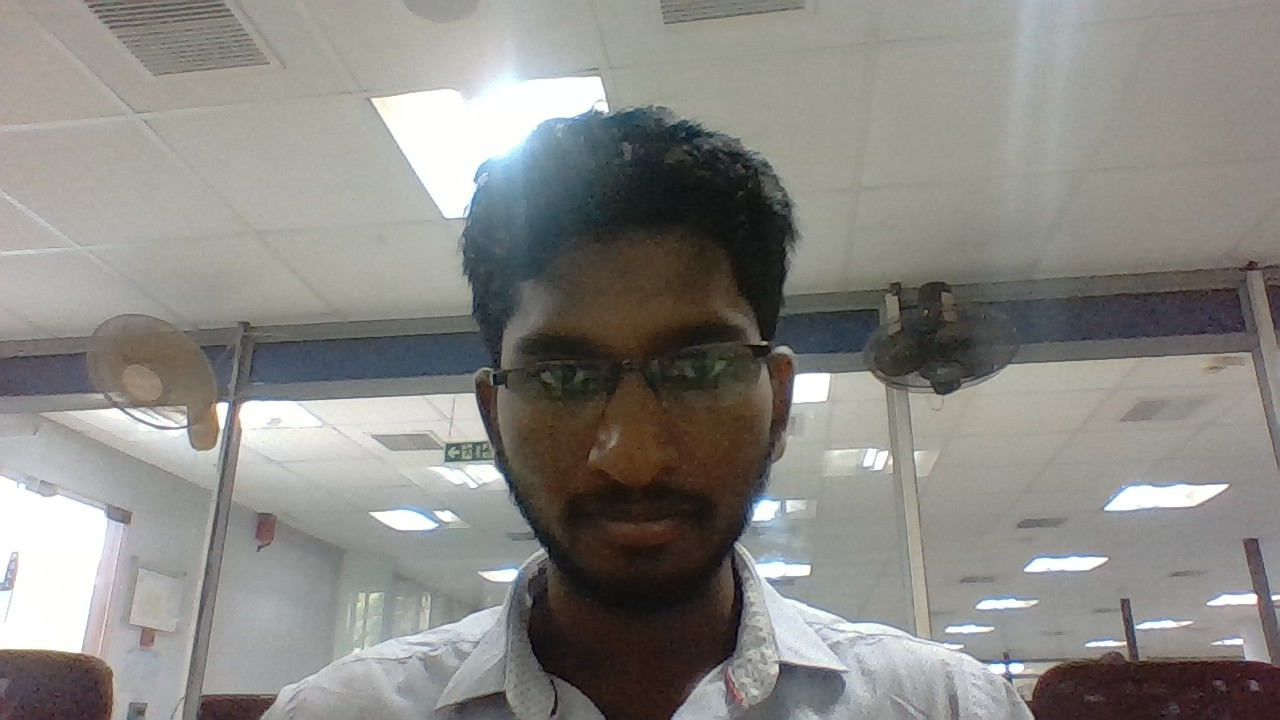
#> input picture Users/Gokul.png, 1280 x 720 px, given in place of admin:P@ssw0rd@192.168.168.150:554, which was not available
$ python create_data.py
#> lines starting #> are read from the running program, lines starting #| are printed output that depends on the picture; pictures that were not available may be replaced by others from this repository, and a replacement may not be noted
import cv2, os
from datetime import date
from datetime import datetime


today = date.today()
source = 'Source'
date_file = str(today)
path = os.path.join(source, date_file)

if not os.path.isdir(path):
    os.mkdir(path)

(width, height) = (130,150)
face_cascade = cv2.CascadeClassifier('data/haarcascades/haarcascade_frontalface_default.xml')
# webcam1 = cv2.VideoCapture(0)
count = 1

while True:
    # webcam = webcam1
    webcam = cv2.VideoCapture("rtsp://admin:P@ssw0rd@192.168.168.150:554")
    (ret, frame) = webcam.read()
#> frame is the input picture: shape (720, 1280, 3); mean B, G, R 132.1, 136.3, 137.7
    frame_size=cv2.resize(frame, (1000, 600))
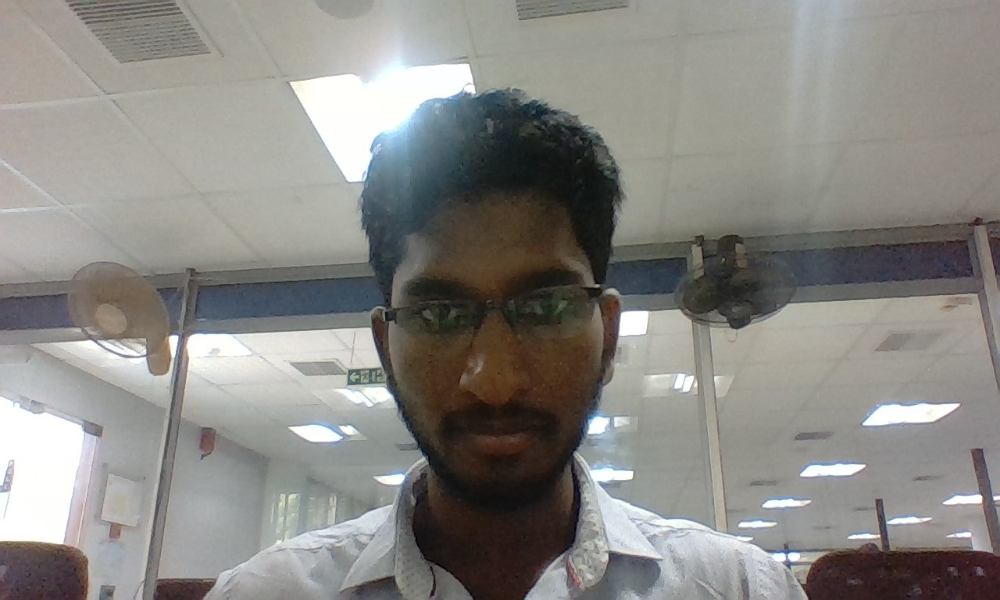
#> frame_size: shape (600, 1000, 3); mean B, G, R 132, 136.2, 137.6
    gray = cv2.cvtColor(frame, cv2.COLOR_BGR2GRAY)
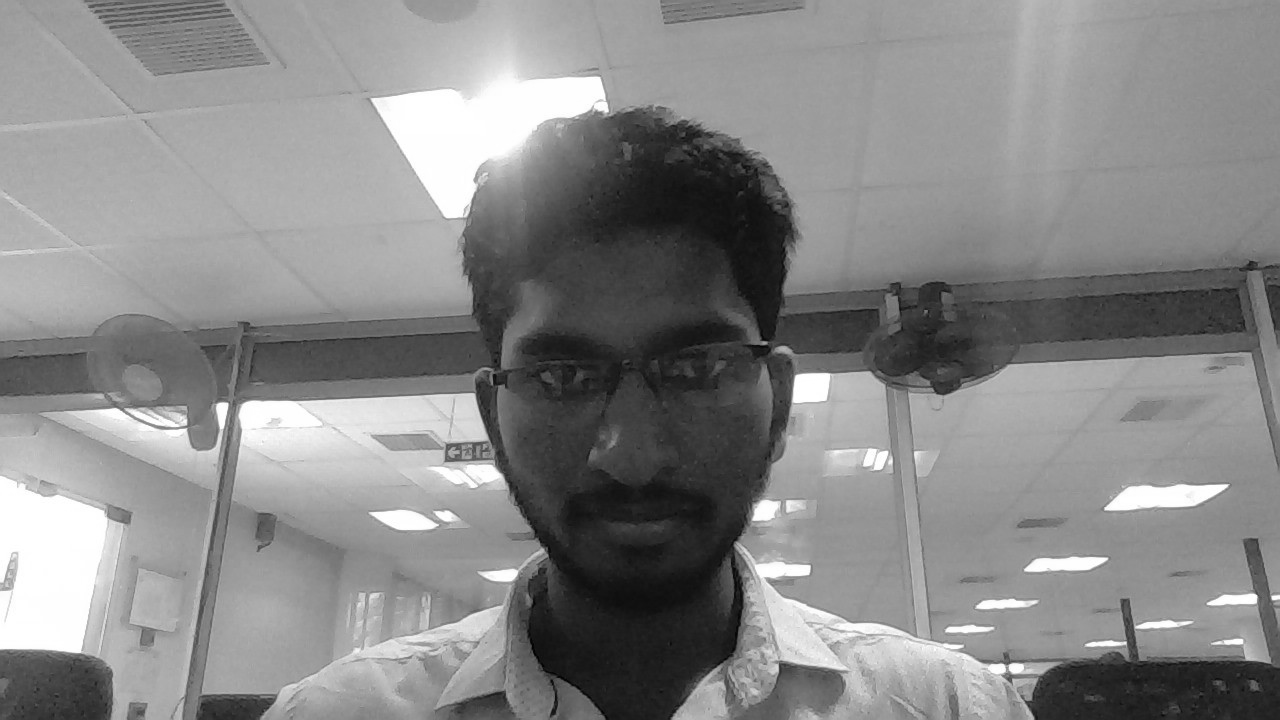
#> gray: shape (720, 1280); min 1, max 255, mean 136.3
    faces = face_cascade.detectMultiScale(gray, 1.3, 5)
#> faces = [[466, 238, 331, 331]]

    for (x, y, w, h) in faces:
        face = gray[y:y + h, x:x + w]
        face_resize = cv2.resize(face, (width, height))
        pic_name=str(count)

        cv2.imwrite('%s/%s.png' % (path,pic_name), face_resize)
        count += 1
        print(date_file)
#> this loop made 1 pass
#> (x, y, w, h, pic_name, count) on pass 1: (466, 238, 331, 331, '1', 2)
#| 2026-11-20
#> pass 1, `face = gray[y:y + h, x:x + w]`:
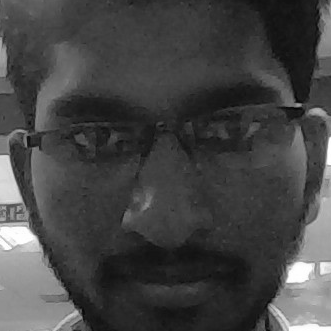
#> face: shape (331, 331); min 2, max 255, mean 68.6
#> pass 1, `face_resize = cv2.resize(face, (width, height))`:
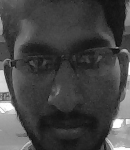
#> face_resize: shape (150, 130); min 9, max 255, mean 68.5
#> after the loop, count = 2

    #cv2.imshow('Camera', frame_size)
    key = cv2.waitKey(30)
#> (key Esc is pressed here)
    if key == 27:
        break
